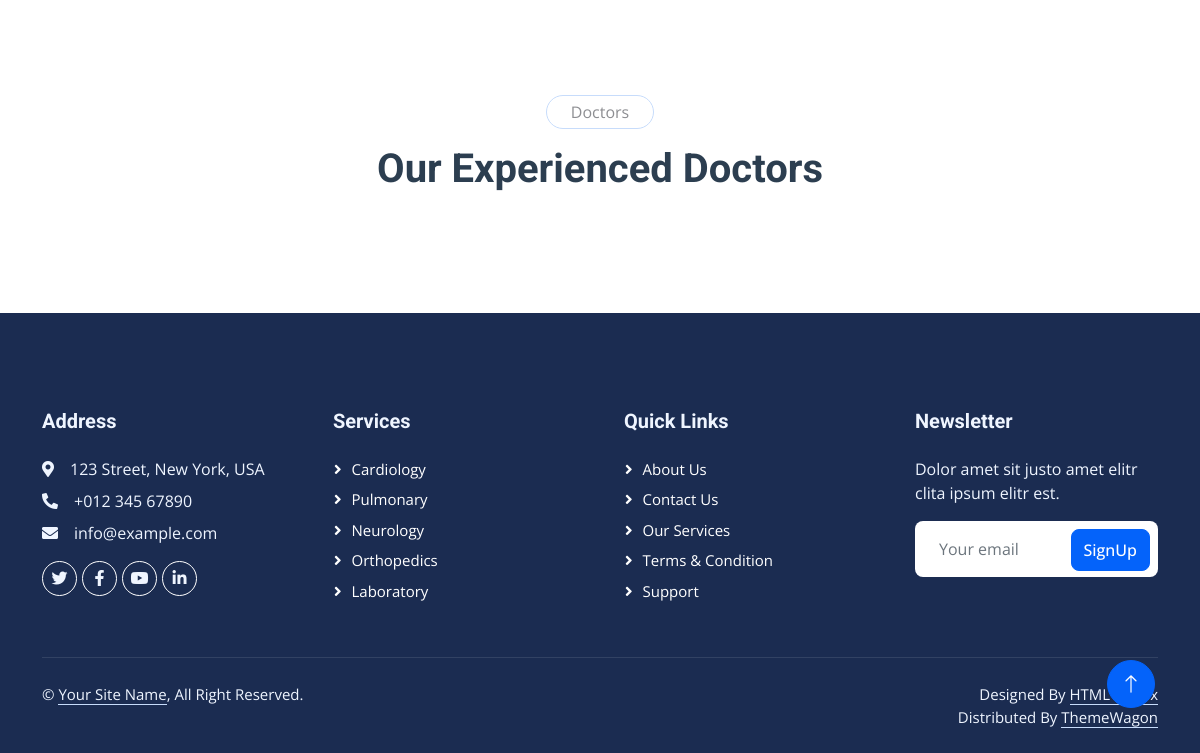
Before: / (lower part) with the older database file.
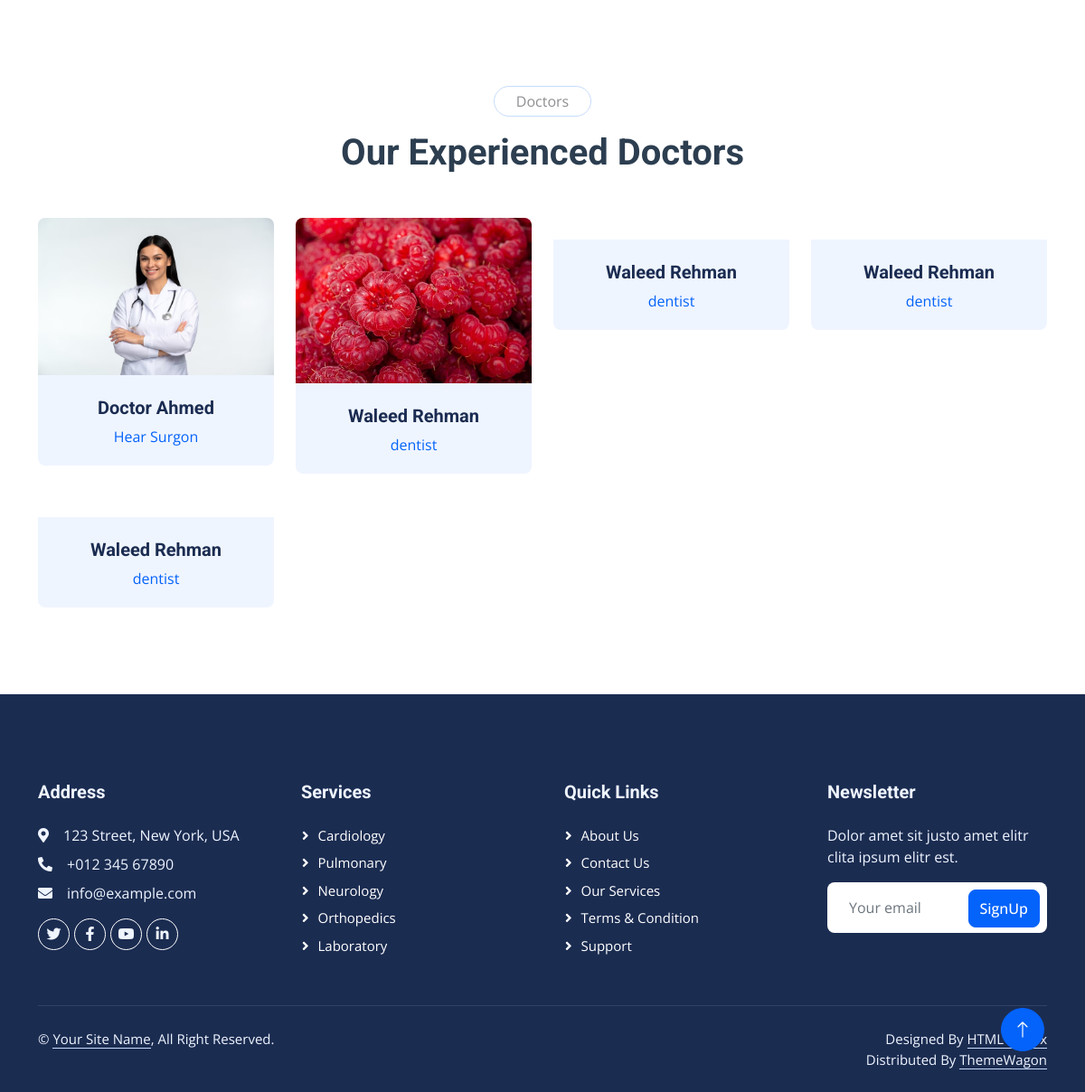
After: the same page with the newer database file.
### tables this page shows
CREATE TABLE `doctor` (
  `id` int(11) NOT NULL,
  `image` varchar(255) NOT NULL DEFAULT 'default.png',
  `name` varchar(100) NOT NULL,
  `designation` varchar(100) NOT NULL,
  `category` varchar(100) NOT NULL,
  `facebook` varchar(255) DEFAULT NULL,
  `instagram` varchar(255) DEFAULT NULL,
  `twitter` varchar(255) DEFAULT NULL,
  `created_at` datetime DEFAULT current_timestamp()
);

### index.php (the view, shortened to what this page needs)
<!DOCTYPE html>
<html lang="en">
<head>
    <link href="https://cdnjs.cloudflare.com/ajax/libs/font-awesome/5.10.0/css/all.min.css" rel="stylesheet">
    <link href="https://cdn.jsdelivr.net/npm/bootstrap-icons@1.4.1/font/bootstrap-icons.css" rel="stylesheet">
    <link href="lib/animate/animate.min.css" rel="stylesheet">
    <link href="lib/owlcarousel/assets/owl.carousel.min.css" rel="stylesheet">
    <link href="lib/tempusdominus/css/tempusdominus-bootstrap-4.min.css" rel="stylesheet" />
    <link href="css/bootstrap.min.css" rel="stylesheet">
    <link href="css/style.css" rel="stylesheet">
</head>
<body>
   <?php
   include("connection.php");
$querydf = "SELECT * FROM doctor ORDER BY created_at DESC";
$resultdf = mysqli_query($conn, $querydf);
?>
<div class="container-xxl py-5">
    <div class="container">
        <div class="text-center mx-auto mb-5 wow fadeInUp" data-wow-delay="0.1s" style="max-width: 600px;">
            <p class="d-inline-block border rounded-pill py-1 px-4">Doctors</p>
            <h1>Our Experienced Doctors</h1>
        </div>
        <div class="row g-4">
            <?php foreach ($resultdf as $row): ?>
                <div class="col-lg-3 col-md-6 wow fadeInUp" data-wow-delay="0.1s">
                    <div class="team-item position-relative rounded overflow-hidden">
                        <div class="overflow-hidden">
                            <img class="img-fluid" src="../Mediconnect/Admin_dashboard/src/assets/images/doctorsimg/<?= htmlspecialchars($row['image']); ?>" alt="">
                        </div>
                        <div class="team-text bg-light text-center p-4">
                            <h5><?php echo htmlspecialchars($row['name']); ?></h5>
                            <p class="text-primary"><?php echo htmlspecialchars($row['category']); ?></p>
                        </div>
                    </div>
                </div>
            <?php endforeach; ?>
        </div>
    </div>
</div>
    <div class="container-fluid bg-dark text-light footer mt-5 pt-5 wow fadeIn" data-wow-delay="0.1s">
        <div class="container py-5">
            <div class="row g-5">
                <div class="col-lg-3 col-md-6">
                    <h5 class="text-light mb-4">Address</h5>
                    <p class="mb-2"><i class="fa fa-map-marker-alt me-3"></i>123 Street, New York, USA</p>
                    <p class="mb-2"><i class="fa fa-phone-alt me-3"></i>+012 345 67890</p>
                    <p class="mb-2"><i class="fa fa-envelope me-3"></i>info@example.com</p>
                    <div class="d-flex pt-2">
                        <a class="btn btn-outline-light btn-social rounded-circle" href=""><i class="fab fa-twitter"></i></a>
                        <a class="btn btn-outline-light btn-social rounded-circle" href=""><i class="fab fa-facebook-f"></i></a>
                        <a class="btn btn-outline-light btn-social rounded-circle" href=""><i class="fab fa-youtube"></i></a>
                        <a class="btn btn-outline-light btn-social rounded-circle" href=""><i class="fab fa-linkedin-in"></i></a>
                    </div>
                </div>
                <div class="col-lg-3 col-md-6">
                    <h5 class="text-light mb-4">Services</h5>
                    <a class="btn btn-link" href="">Cardiology</a>
                    <a class="btn btn-link" href="">Pulmonary</a>
                    <a class="btn btn-link" href="">Neurology</a>
                    <a class="btn btn-link" href="">Orthopedics</a>
                    <a class="btn btn-link" href="">Laboratory</a>
                </div>
                <div class="col-lg-3 col-md-6">
                    <h5 class="text-light mb-4">Quick Links</h5>
                    <a class="btn btn-link" href="">About Us</a>
                    <a class="btn btn-link" href="">Contact Us</a>
                    <a class="btn btn-link" href="">Our Services</a>
                    <a class="btn btn-link" href="">Terms & Condition</a>
                    <a class="btn btn-link" href="">Support</a>
                </div>
                <div class="col-lg-3 col-md-6">
                    <h5 class="text-light mb-4">Newsletter</h5>
                    <p>Dolor amet sit justo amet elitr clita ipsum elitr est.</p>
                    <div class="position-relative mx-auto" style="max-width: 400px;">
                        <input class="form-control border-0 w-100 py-3 ps-4 pe-5" type="text" placeholder="Your email">
                        <button type="button" class="btn btn-primary py-2 position-absolute top-0 end-0 mt-2 me-2">SignUp</button>
                    </div>
                </div>
            </div>
        </div>
        <div class="container">
            <div class="copyright">
                <div class="row">
                    <div class="col-md-6 text-center text-md-start mb-3 mb-md-0">
                        &copy; <a class="border-bottom" href="#">Your Site Name</a>, All Right Reserved.
                    </div>
                    <div class="col-md-6 text-center text-md-end">
                        Designed By <a class="border-bottom" href="https://htmlcodex.com">HTML Codex</a>
                        Distributed By <a class="border-bottom" href="https://themewagon.com" target="_blank">ThemeWagon</a>
                    </div>
                </div>
            </div>
        </div>
    </div>
    <a href="#" class="btn btn-lg btn-primary btn-lg-square rounded-circle back-to-top"><i class="bi bi-arrow-up"></i></a>
</body>
</html>

### css/style.css (style rules this page uses)
:root { --primary: #0463FA; --light: #EFF5FF; --dark: #1B2C51; }
.back-to-top { position: fixed; display: none; right: 45px; bottom: 45px; z-index: 99; }
.btn { font-weight: 500; transition: .5s; }
.btn.btn-primary, .btn.btn-secondary { color: #FFFFFF; }
.btn-lg-square { width: 48px; height: 48px; }
.btn-square, .btn-sm-square, .btn-lg-square { padding: 0; display: flex; align-items: center; justify-content: center; font-weight: normal; }
.team-item img { position: relative; top: 0; transition: .5s; }
.team-item .team-text { position: relative; height: 100px; transition: .5s; }
.footer .btn.btn-social { margin-right: 5px; width: 35px; height: 35px; display: flex; align-items: center; justify-content: center; color: var(--light); border: 1px solid #FFFFFF; transition: .3s; }
.footer .btn.btn-link { display: block; margin-bottom: 5px; padding: 0; text-align: left; color: #FFFFFF; font-size: 15px; font-weight: normal; text-transform: capitalize; transition: .3s; }
.footer .btn.btn-link::before { position: relative; content: "\f105"; font-family: "Font Awesome 5 Free"; font-weight: 900; margin-right: 10px; }
.footer .copyright { padding: 25px 0; font-size: 15px; border-top: 1px solid rgba(256, 256, 256, .1); }
.footer .copyright a { color: var(--light); }
h1 { text-align: center; margin-bottom: 30px; color: #2c3e50; }

### components/navbar.php (style rules this page uses)
.btn.btn-primary { transition: all 0.3s ease-in-out; box-shadow: none; }

Changed rows visible on the page:
added doctor: image (picture), name "Doctor Ahmed", category "Hear Surgon"
added doctor: image (picture), name "Waleed Rehman", category "dentist"
added doctor: name "Waleed Rehman", category "dentist"
added doctor: name "Waleed Rehman", category "dentist"
added doctor: name "Waleed Rehman", category "dentist"
